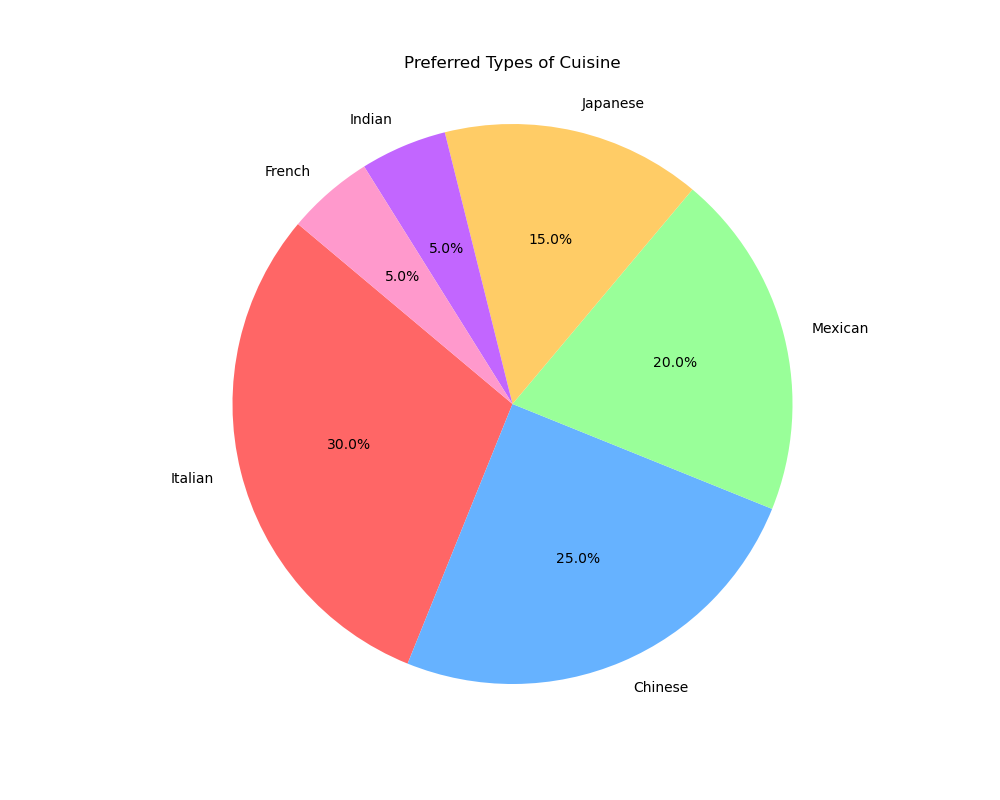

Write Python code to recreate this figure.

import matplotlib.pyplot as plt

# Data
cuisines = ['Italian', 'Chinese', 'Mexican', 'Japanese', 'Indian', 'French']
percentages = [30, 25, 20, 15, 5, 5]
colors = ['#ff6666', '#66b2ff', '#99ff99', '#ffcc66', '#c266ff', '#ff99cc']

# Pie chart
plt.figure(figsize=(10, 8))  # Change width and height of the chart
plt.pie(percentages, labels=cuisines, colors=colors, autopct='%1.1f%%', startangle=140)
plt.axis('equal')  # Equal aspect ratio ensures that pie is drawn as a circle.

# Title
plt.title('Preferred Types of Cuisine', pad=20)

# Display the chart
plt.show()
